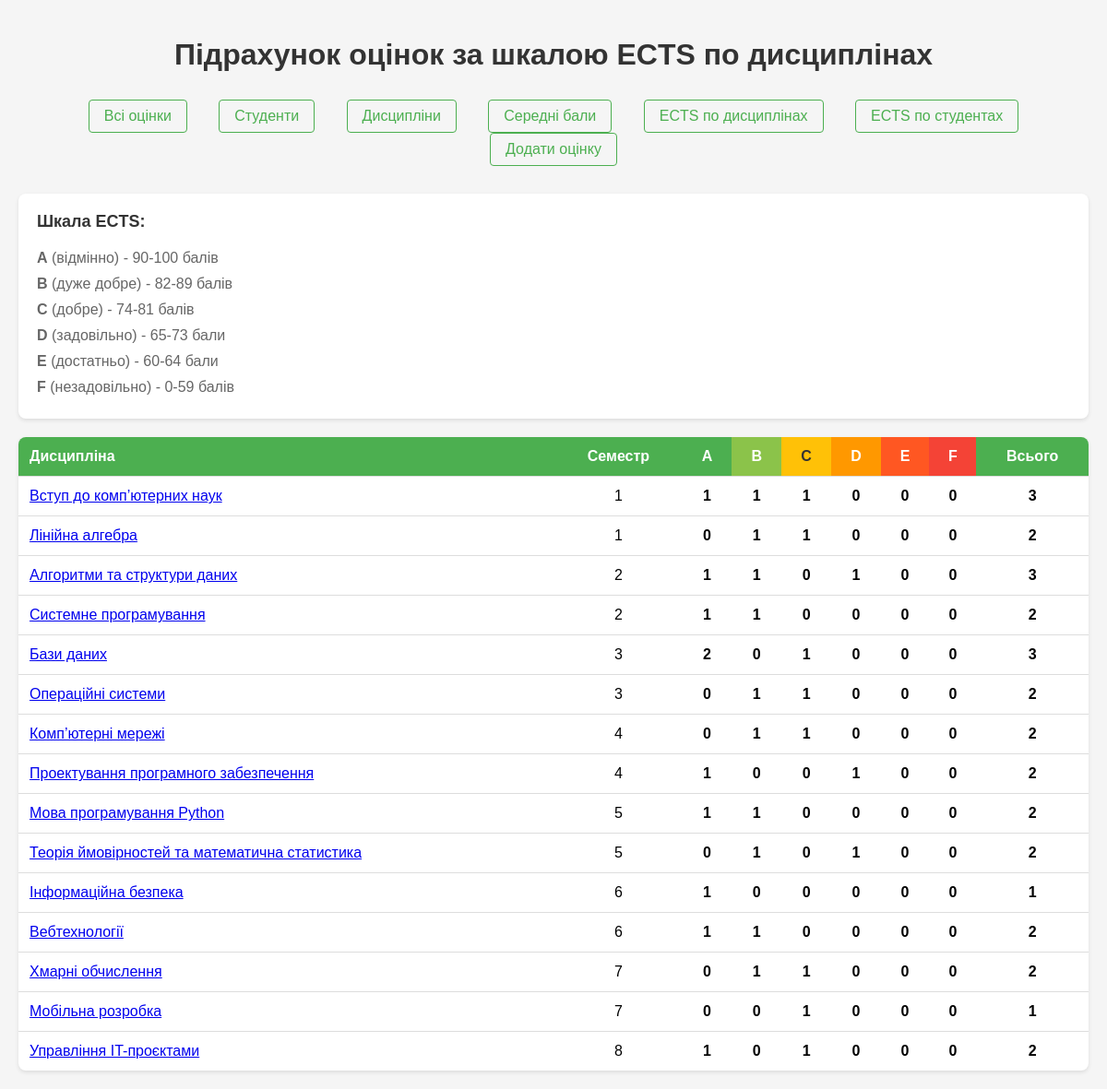
Screenshot of /ects_grades (signed in) with the database file from the repository.
### tables this page shows
CREATE TABLE "points" (
	"id"	INTEGER NOT NULL,
	"id_course"	INTEGER NOT NULL,
	"id_student"	INTEGER NOT NULL,
	"value"	INTEGER,
	PRIMARY KEY("id" AUTOINCREMENT),
	FOREIGN KEY("id_course") REFERENCES "course"("id"),
	FOREIGN KEY("id_student") REFERENCES "student"("id")
);

CREATE TABLE "course" (
	"id"	INTEGER NOT NULL,
	"title"	TEXT NOT NULL,
	"semester"	INTEGER NOT NULL,
	PRIMARY KEY("id" AUTOINCREMENT)
);

### simple_flask_app.py (the view)
@app.route("/ects_grades")
def ects_grades():
    if not is_authenticated(): return redirect(url_for("login"))
    conn = get_db_connection()
    all_data = conn.execute('''
        SELECT c.id, c.title, c.semester, p.value
        FROM course c
        LEFT JOIN points p ON c.id = p.id_course
    ''').fetchall()
    conn.close()
    ects_stats = {}
    for row in all_data:
        key = (row['id'], row['title'], row['semester'])
        if key not in ects_stats:
            ects_stats[key] = {'A':0,'B':0,'C':0,'D':0,'E':0,'F':0, 'total':0}
        grade = get_ects_grade(row['value'])
        if grade:
            ects_stats[key][grade] += 1
            ects_stats[key]['total'] += 1
    result = [{'title': k[1], 'semester': k[2], **v} for k, v in ects_stats.items()]
    return render_template("ects_grades.html", ects_data=result, ects_order=['A','B','C','D','E','F'])

### simple_flask_app.py (called while the page is built)
def get_db_connection():
    conn = sqlite3.connect(DB_NAME)
    conn.row_factory = sqlite3.Row
    return conn

def get_ects_grade(value):
    if value is None: return None
    if value >= 90: return 'A'
    elif value >= 82: return 'B'
    elif value >= 74: return 'C'
    elif value >= 65: return 'D'
    elif value >= 60: return 'E'
    else: return 'F'

def is_authenticated():
    session_id = request.cookies.get("session_id")
    return session_id in SESSION_STORAGE

@app.after_request
def apply_csp(response):
    response.headers["Content-Security-Policy"] = "script-src 'self'"
    return response

### templates/ects_grades.html (shortened to what this page needs)
<!DOCTYPE html>
<html lang="uk">
<head>
</head>
<body>
    <h1>Підрахунок оцінок за шкалою ECTS по дисциплінах</h1>
    <div class="nav-links">
        <a href="{{ url_for('points') }}">Всі оцінки</a>
        <a href="{{ url_for('students') }}">Студенти</a>
        <a href="{{ url_for('courses') }}">Дисципліни</a>
        <a href="{{ url_for('average_grades') }}">Середні бали</a>
        <a href="{{ url_for('ects_grades') }}">ECTS по дисциплінах</a>
        <a href="{{ url_for('ects_students') }}">ECTS по студентах</a>
        <a href="{{ url_for('add_grade') }}">Додати оцінку</a>
    </div>
    <div class="ects-info">
        <h2>Шкала ECTS:</h2>
        <ul>
            <li><strong>A</strong> (відмінно) - 90-100 балів</li>
            <li><strong>B</strong> (дуже добре) - 82-89 балів</li>
            <li><strong>C</strong> (добре) - 74-81 балів</li>
            <li><strong>D</strong> (задовільно) - 65-73 бали</li>
            <li><strong>E</strong> (достатньо) - 60-64 бали</li>
            <li><strong>F</strong> (незадовільно) - 0-59 балів</li>
        </ul>
    </div>
    {% if ects_data %}
    <table>
        <thead>
            <tr>
                <th>Дисципліна</th>
                <th>Семестр</th>
                <th class="ects-A">A</th>
                <th class="ects-B">B</th>
                <th class="ects-C">C</th>
                <th class="ects-D">D</th>
                <th class="ects-E">E</th>
                <th class="ects-F">F</th>
                <th>Всього</th>
            </tr>
        </thead>
        <tbody>
            {% for course in ects_data %}
            <tr>
                <td><a href="{{ url_for('course_ranking', course_id=course.id) }}">{{ course.title }}</a></td>
                <td>{{ course.semester }}</td>
                <td class="count-cell">{{ course.A }}</td>
                <td class="count-cell">{{ course.B }}</td>
                <td class="count-cell">{{ course.C }}</td>
                <td class="count-cell">{{ course.D }}</td>
                <td class="count-cell">{{ course.E }}</td>
                <td class="count-cell">{{ course.F }}</td>
                <td class="count-cell"><strong>{{ course.total }}</strong></td>
            </tr>
            {% endfor %}
        </tbody>
    </table>
    {% else %}
    <div class="no-data">
        <p>Поки що немає дисциплін у базі даних.</p>
    </div>
    {% endif %}
</body>
</html>

### templates/ects_grades.html (style rules this page uses)
body { font-family: Arial, sans-serif; max-width: 1400px; margin: 0 auto; padding: 20px; background-color: #f5f5f5; }
h1 { color: #333; text-align: center; margin-bottom: 30px; }
.nav-links { text-align: center; margin-bottom: 30px; }
.nav-links a { color: #4CAF50; text-decoration: none; margin: 0 15px; padding: 8px 16px; border: 1px solid #4CAF50; border-radius: 4px; display: inline-block; }
.ects-info { background-color: white; padding: 20px; border-radius: 8px; margin-bottom: 20px; box-shadow: 0 2px 4px rgba(0,0,0,0.1); }
.ects-info h2 { margin-top: 0; color: #333; font-size: 18px; }
.ects-info ul { list-style: none; padding: 0; margin: 10px 0 0 0; }
.ects-info li { padding: 5px 0; color: #666; }
table { width: 100%; border-collapse: collapse; background-color: white; box-shadow: 0 2px 4px rgba(0,0,0,0.1); border-radius: 8px; overflow: hidden; }
th, td { padding: 12px; text-align: center; border-bottom: 1px solid #ddd; }
th { background-color: #4CAF50; color: white; font-weight: bold; }
td:first-child, th:first-child { text-align: left; }
tr:last-child td { border-bottom: none; }
.ects-A { background-color: #4CAF50; color: white; font-weight: bold; }
.ects-B { background-color: #8BC34A; color: white; font-weight: bold; }
.ects-C { background-color: #FFC107; color: #333; font-weight: bold; }
.ects-D { background-color: #FF9800; color: white; font-weight: bold; }
.ects-E { background-color: #FF5722; color: white; font-weight: bold; }
.ects-F { background-color: #F44336; color: white; font-weight: bold; }
.count-cell { font-weight: bold; }

### rows the page displays
points: title "Вступ до комп’ютерних наук", semester "1", A "1", B "1", C "1", D "0", E "0", F "0", total "3"
points: title "Лінійна алгебра", semester "1", A "0", B "1", C "1", D "0", E "0", F "0", total "2"
points: title "Алгоритми та структури даних", semester "2", A "1", B "1", C "0", D "1", E "0", F "0", total "3"
points: title "Системне програмування", semester "2", A "1", B "1", C "0", D "0", E "0", F "0", total "2"
points: title "Бази даних", semester "3", A "2", B "0", C "1", D "0", E "0", F "0", total "3"
points: title "Операційні системи", semester "3", A "0", B "1", C "1", D "0", E "0", F "0", total "2"
points: title "Комп’ютерні мережі", semester "4", A "0", B "1", C "1", D "0", E "0", F "0", total "2"
points: title "Проектування програмного забезпечення", semester "4", A "1", B "0", C "0", D "1", E "0", F "0", total "2"
points: title "Мова програмування Python", semester "5", A "1", B "1", C "0", D "0", E "0", F "0", total "2"
points: title "Теорія ймовірностей та математична статистика", semester "5", A "0", B "1", C "0", D "1", E "0", F "0", total "2"
points: title "Інформаційна безпека", semester "6", A "1", B "0", C "0", D "0", E "0", F "0", total "1"
points: title "Вебтехнології", semester "6", A "1", B "1", C "0", D "0", E "0", F "0", total "2"
points: title "Хмарні обчислення", semester "7", A "0", B "1", C "1", D "0", E "0", F "0", total "2"
points: title "Мобільна розробка", semester "7", A "0", B "0", C "1", D "0", E "0", F "0", total "1"
points: title "Управління IT-проєктами", semester "8", A "1", B "0", C "1", D "0", E "0", F "0", total "2"
